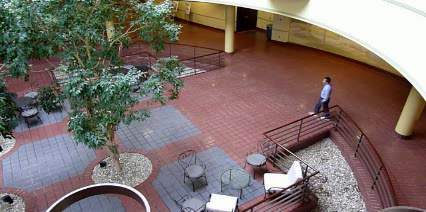
#> input picture frame 43 of תרגול1/input.avi, 426 x 212 px, given in place of atrium.avi, which was not available
$ python ex1_part2_functions.py   (older library calls are emulated)
#> lines starting #> are read from the running program, lines starting #| are printed output that depends on the picture; after the words box and inside, x2 and y2 are one past the last pixel; in counts of white or black regions, pixels touching at a corner belong together; pictures that were not available may be replaced by others from this repository, and a replacement may not be noted
import cv2


def Q2A(videoPath):
#> called with videoPath = 'atrium.avi'
    orig_video = cv2.VideoCapture(videoPath)
    fourcc = orig_video.get(6)
    fps = orig_video.get(5)
    frameSize = (int(orig_video.get(3)), int(orig_video.get(4)))
    binary_video = cv2.VideoWriter('Vid1_Binary.avi', int(fourcc), fps, frameSize, isColor=False)
    while orig_video.isOpened():
        hasFrames, frame = orig_video.read()
#> frame is the input picture: shape (212, 426, 3); mean B, G, R 105.6, 110.7, 124.4
        if hasFrames:  # hasFrames returns a bool, if frame is read correctly - it will be True
            gray_frame = cv2.cvtColor(frame, cv2.COLOR_BGR2GRAY)
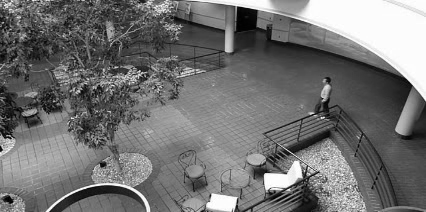
#> gray_frame: shape (212, 426); min 0, max 255, mean 114.2
            ret2, threshold = cv2.threshold(gray_frame, 0, 255, cv2.THRESH_BINARY + cv2.THRESH_OTSU)
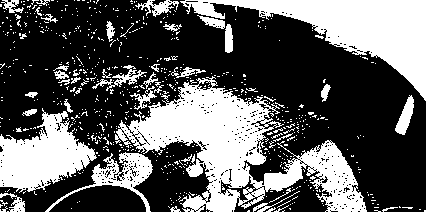
#> threshold: shape (212, 426); 36.2% white; 656 white regions (612 under 20 px), largest, box (x1, y1, x2, y2) and area: (115, 76, 367, 212) 13156, (180, 0, 426, 101) 8332, (0, 108, 97, 193) 4467
#> ret2 = 127
            binary_video.write(threshold)
        else:
            break
    orig_video.release()
    binary_video.release()


def Q2B(videoPath):
    orig_video = cv2.VideoCapture(videoPath)
    fourcc = orig_video.get(6)
    fps = orig_video.get(5)
    frameSize = (int(orig_video.get(3)), int(orig_video.get(4)))
    gray_video = cv2.VideoWriter('Vid2_Greyscale.avi', int(fourcc), fps, frameSize, isColor=False)
    while orig_video.isOpened():
        hasFrames, frame = orig_video.read()
        if hasFrames:  # hasFrames returns a bool, if frame is read correctly - it will be True
            gray_frame = cv2.cvtColor(frame, cv2.COLOR_BGR2GRAY)
            gray_video.write(gray_frame)
        else:
            break
    orig_video.release()
    gray_video.release()


def Q2C(videoPath):
    orig_video = cv2.VideoCapture(videoPath)
    fourcc = orig_video.get(6)
    fps = orig_video.get(5)
    frameSize = (int(orig_video.get(3)), int(orig_video.get(4)))
    sobel_video = cv2.VideoWriter('Vid3_Sobel.avi', int(fourcc), fps, frameSize, isColor=False)
    while orig_video.isOpened():
        hasFrames, frame = orig_video.read()
        if hasFrames:  # hasFrames returns a bool, if frame is read correctly - it will be True
            gray_frame = cv2.cvtColor(frame, cv2.COLOR_BGR2GRAY)
            sobel_frame = cv2.Sobel(gray_frame, cv2.CV_8U, 1, 1, ksize=5)
            sobel_video.write(sobel_frame)
        else:
            break

    orig_video.release()
    sobel_video.release()


Q2A('atrium.avi')
Q2B('atrium.avi')
Q2C('atrium.avi')

$ run again, starting later in the video
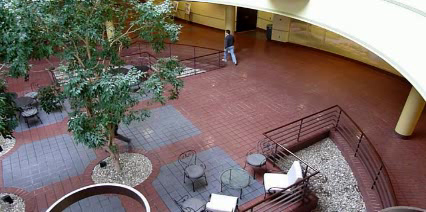
#> input picture frame 193 of תרגול1/input.avi, 426 x 212 px, given in place of atrium.avi, which was not available
#> in Q2A, frame is the input picture: shape (212, 426, 3); mean B, G, R 101.9, 107.2, 120.8
#> in Q2A, `gray_frame = cv2.cvtColor(frame, cv2.COLOR_BGR2GRAY)`:
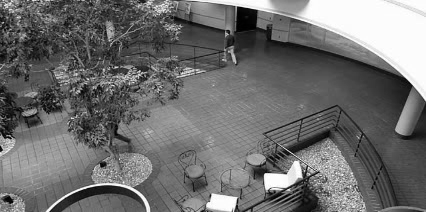
#> gray_frame: shape (212, 426); min 0, max 255, mean 110.7
#> in Q2A, `ret2, threshold = cv2.threshold(gray_frame, 0, 255, cv2.THRESH_BINARY ..`:
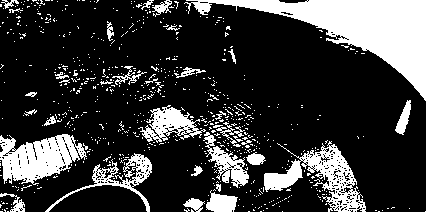
#> threshold: shape (212, 426); 22.4% white; 702 white regions (670 under 20 px), largest, box (x1, y1, x2, y2) and area: (184, 0, 426, 101) 7700, (0, 134, 87, 185) 2656, (264, 141, 366, 212) 2497
#> ret2 = 140

$ run again, starting later in the video
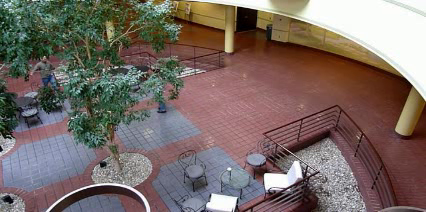
#> input picture frame 344 of תרגול1/input.avi, 426 x 212 px, given in place of atrium.avi, which was not available
#> in Q2A, frame is the input picture: shape (212, 426, 3); mean B, G, R 101, 106.6, 120.2
#> in Q2A, `gray_frame = cv2.cvtColor(frame, cv2.COLOR_BGR2GRAY)`:
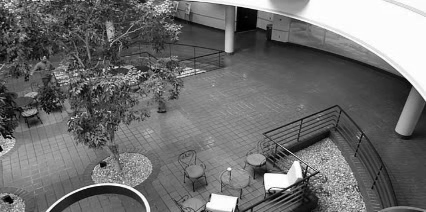
#> gray_frame: shape (212, 426); min 0, max 255, mean 110
#> in Q2A, `ret2, threshold = cv2.threshold(gray_frame, 0, 255, cv2.THRESH_BINARY ..`:
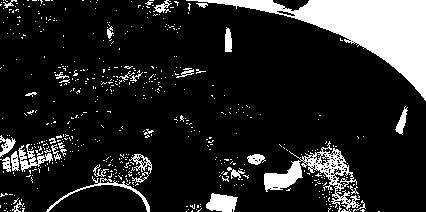
#> threshold: shape (212, 426); 14.7% white; 530 white regions (498 under 20 px), largest, box (x1, y1, x2, y2) and area: (186, 0, 426, 101) 7151, (264, 141, 361, 212) 1739, (206, 193, 238, 212) 441
#> ret2 = 154
